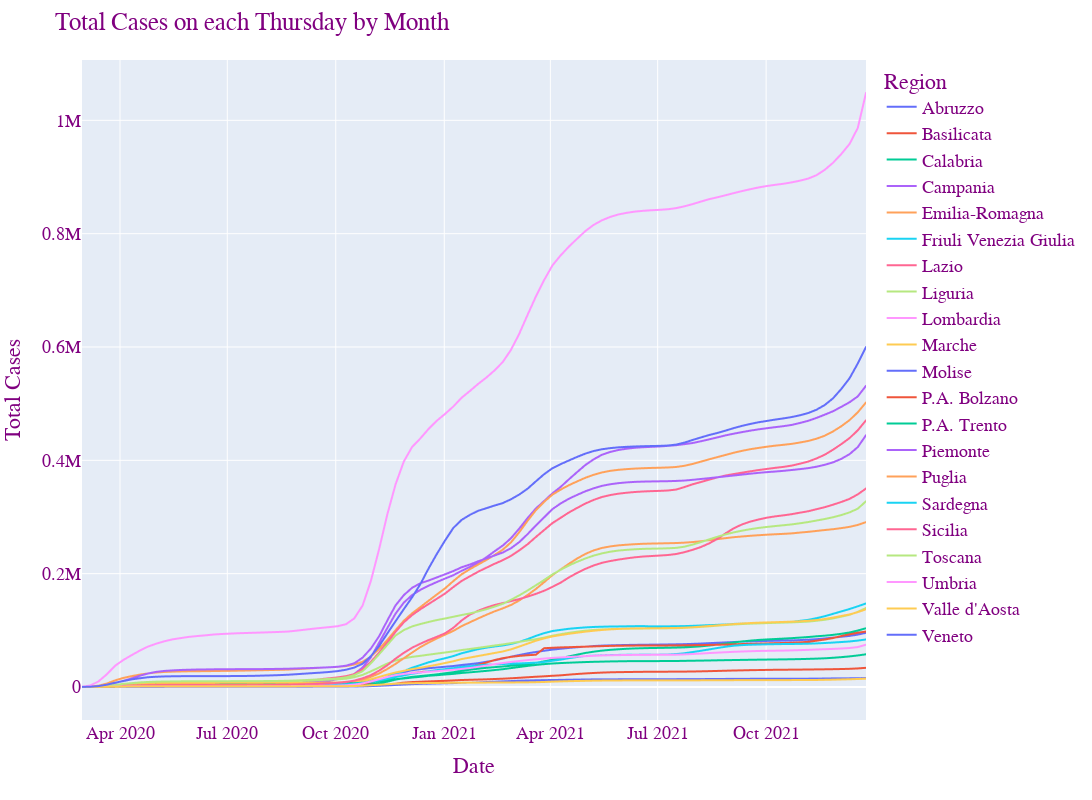

The cell this chart's notebook holds for it:
### Markdown cell above
Lets plot our new dataframe.

### Code cell
plot_covid_regions(covid_df_dates)
